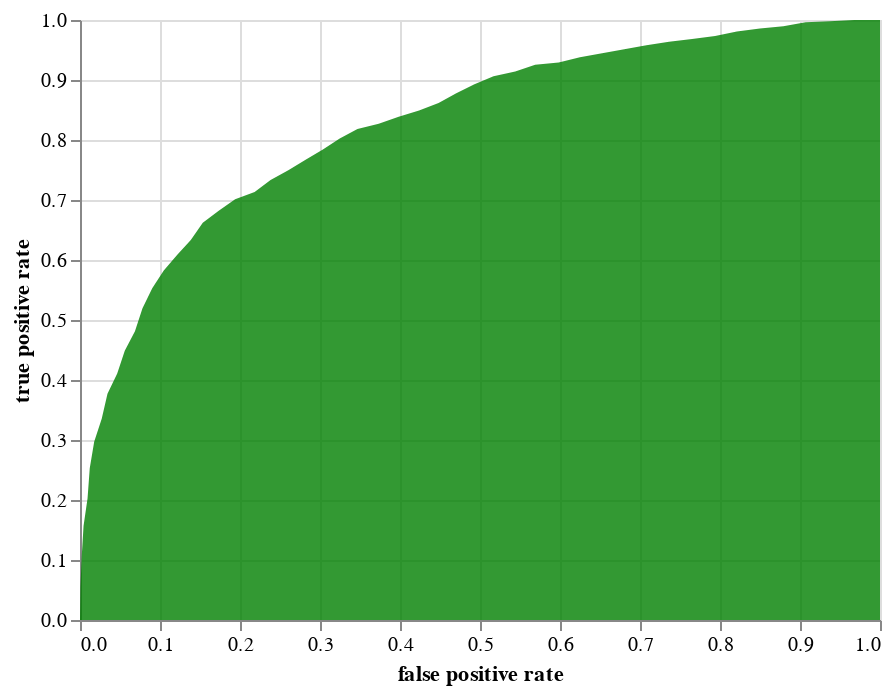

Source (notebook cell):
### Code cell
my_auc_roc_curve(df_5c.y,df_5c.prob,roc_plot=True)

### Figure 1 — Vega-Lite specification as saved in the notebook (floating-point values rounded to 4 significant figures)
{"config": {"view": {"continuousWidth": 400, "continuousHeight": 300}}, "data": {"name": "data-03f6825ba5d50904e13ebd3bca1c07a8"}, "mark": {"type": "area", "fill": "green", "fillOpacity": 0.8}, "encoding": {"x": {"type": "quantitative", "field": "fpr", "title": "false positive rate"}, "y": {"type": "quantitative", "field": "tpr", "title": "true positive rate"}}, "$schema": "https://vega.github.io/schema/vega-lite/v4.8.1.json", "datasets": {"data-03f6825ba5d50904e13ebd3bca1c07a8": [{"tpr": 0.0009551, "fpr": 0.0, "threshold": 0.9577}, {"tpr": 0.0554, "fpr": 0.000554, "threshold": 0.847}, {"tpr": 0.107, "fpr": 0.002216, "threshold": 0.7973}, {"tpr": 0.1566, "fpr": 0.004432, "threshold": 0.7431}, {"tpr": 0.2025, "fpr": 0.009418, "threshold": 0.6947}, {"tpr": 0.2531, "fpr": 0.01219, "threshold": 0.6676}, {"tpr": 0.297, "fpr": 0.01773, "threshold": 0.6409}, {"tpr": 0.3352, "fpr": 0.02715, "threshold": 0.6173}, {"tpr": 0.3773, "fpr": 0.03435, "threshold": 0.5937}, {"tpr": 0.4107, "fpr": 0.04654, "threshold": 0.5746}, {"tpr": 0.4489, "fpr": 0.05596, "threshold": 0.5585}, {"tpr": 0.4814, "fpr": 0.0687, "threshold": 0.5352}, {"tpr": 0.5196, "fpr": 0.07812, "threshold": 0.5174}, {"tpr": 0.553, "fpr": 0.0903, "threshold": 0.5026}, {"tpr": 0.5826, "fpr": 0.1047, "threshold": 0.4862}, {"tpr": 0.6084, "fpr": 0.1213, "threshold": 0.4716}, {"tpr": 0.6332, "fpr": 0.1385, "threshold": 0.4547}, {"tpr": 0.6619, "fpr": 0.1535, "threshold": 0.4387}, {"tpr": 0.6819, "fpr": 0.1734, "threshold": 0.4279}, {"tpr": 0.7011, "fpr": 0.1939, "threshold": 0.418}, {"tpr": 0.7135, "fpr": 0.2183, "threshold": 0.4029}, {"tpr": 0.7335, "fpr": 0.2382, "threshold": 0.3899}, {"tpr": 0.7498, "fpr": 0.2604, "threshold": 0.3773}, {"tpr": 0.767, "fpr": 0.282, "threshold": 0.3642}, {"tpr": 0.7841, "fpr": 0.3036, "threshold": 0.352}, {"tpr": 0.8023, "fpr": 0.3247, "threshold": 0.3369}, {"tpr": 0.8185, "fpr": 0.3468, "threshold": 0.3259}, {"tpr": 0.8271, "fpr": 0.3734, "threshold": 0.3154}, {"tpr": 0.8386, "fpr": 0.3983, "threshold": 0.3042}, {"tpr": 0.8491, "fpr": 0.4238, "threshold": 0.2943}, {"tpr": 0.8615, "fpr": 0.4482, "threshold": 0.282}, {"tpr": 0.8777, "fpr": 0.4704, "threshold": 0.2672}, {"tpr": 0.893, "fpr": 0.4931, "threshold": 0.2595}, {"tpr": 0.9064, "fpr": 0.5169, "threshold": 0.2484}, {"tpr": 0.914, "fpr": 0.544, "threshold": 0.2378}, {"tpr": 0.9255, "fpr": 0.569, "threshold": 0.2277}, {"tpr": 0.9293, "fpr": 0.5983, "threshold": 0.2173}, {"tpr": 0.9379, "fpr": 0.6249, "threshold": 0.2064}, {"tpr": 0.9446, "fpr": 0.6526, "threshold": 0.1969}, {"tpr": 0.9513, "fpr": 0.6803, "threshold": 0.1861}, {"tpr": 0.958, "fpr": 0.708, "threshold": 0.1762}, {"tpr": 0.9637, "fpr": 0.7363, "threshold": 0.1674}, {"tpr": 0.9685, "fpr": 0.7651, "threshold": 0.1589}, {"tpr": 0.9733, "fpr": 0.7939, "threshold": 0.1482}, {"tpr": 0.9809, "fpr": 0.8211, "threshold": 0.1358}, {"tpr": 0.9857, "fpr": 0.8499, "threshold": 0.125}, {"tpr": 0.9895, "fpr": 0.8792, "threshold": 0.1143}, {"tpr": 0.9962, "fpr": 0.9069, "threshold": 0.09696}, {"tpr": 0.9981, "fpr": 0.9374, "threshold": 0.0733}, {"tpr": 1.0, "fpr": 0.9679, "threshold": 0.0525}, {"tpr": 1.0, "fpr": 1.0, "threshold": 0.02804}]}}
